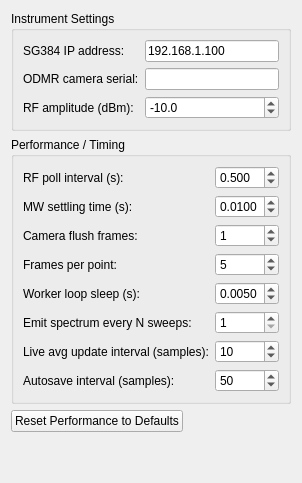
<?xml version="1.0" encoding="UTF-8"?>
<ui version="4.0">
 <class>settings_tab_content</class>
 <widget class="QWidget" name="settings_tab_content">
  <layout class="QVBoxLayout" name="settings_outer_vbox">
   <property name="contentsMargins"><number>8</number><number>8</number><number>8</number><number>8</number></property>
   <item>
    <widget class="QGroupBox" name="settings_instrument_group">
     <property name="title"><string>Instrument Settings</string></property>
     <layout class="QFormLayout">
      <item row="0" column="0"><widget class="QLabel"><property name="text"><string>SG384 IP address:</string></property></widget></item>
      <item row="0" column="1"><widget class="QLineEdit" name="settings_sg384_address_edit"><property name="text"><string>192.168.1.100</string></property></widget></item>
      <item row="1" column="0"><widget class="QLabel"><property name="text"><string>ODMR camera serial:</string></property></widget></item>
      <item row="1" column="1"><widget class="QLineEdit" name="settings_camera_serial_edit"/></item>
      <item row="2" column="0"><widget class="QLabel"><property name="text"><string>RF amplitude (dBm):</string></property></widget></item>
      <item row="2" column="1"><widget class="QDoubleSpinBox" name="settings_sg384_amplitude_spin"><property name="decimals"><number>1</number></property><property name="minimum"><double>-110.0</double></property><property name="maximum"><double>16.5</double></property><property name="value"><double>-10.0</double></property></widget></item>
     </layout>
    </widget>
   </item>
   <item>
    <widget class="QGroupBox" name="settings_perf_group">
     <property name="title"><string>Performance / Timing</string></property>
     <layout class="QFormLayout">
      <item row="0" column="0"><widget class="QLabel"><property name="text"><string>RF poll interval (s):</string></property></widget></item>
      <item row="0" column="1"><widget class="QDoubleSpinBox" name="perf_rf_poll_spin"><property name="decimals"><number>3</number></property><property name="minimum"><double>0.05</double></property><property name="maximum"><double>10.0</double></property><property name="value"><double>0.5</double></property></widget></item>
      <item row="1" column="0"><widget class="QLabel"><property name="text"><string>MW settling time (s):</string></property></widget></item>
      <item row="1" column="1"><widget class="QDoubleSpinBox" name="perf_settling_spin"><property name="decimals"><number>4</number></property><property name="minimum"><double>0.0</double></property><property name="maximum"><double>1.0</double></property><property name="value"><double>0.01</double></property></widget></item>
      <item row="2" column="0"><widget class="QLabel"><property name="text"><string>Camera flush frames:</string></property></widget></item>
      <item row="2" column="1"><widget class="QSpinBox" name="perf_flush_frames_spin"><property name="minimum"><number>0</number></property><property name="maximum"><number>20</number></property><property name="value"><number>1</number></property></widget></item>
      <item row="3" column="0"><widget class="QLabel"><property name="text"><string>Frames per point:</string></property></widget></item>
      <item row="3" column="1"><widget class="QSpinBox" name="perf_n_frames_spin"><property name="minimum"><number>1</number></property><property name="maximum"><number>100</number></property><property name="value"><number>5</number></property></widget></item>
      <item row="4" column="0"><widget class="QLabel"><property name="text"><string>Worker loop sleep (s):</string></property></widget></item>
      <item row="4" column="1"><widget class="QDoubleSpinBox" name="perf_loop_sleep_spin"><property name="decimals"><number>4</number></property><property name="minimum"><double>0.001</double></property><property name="maximum"><double>0.1</double></property><property name="value"><double>0.005</double></property></widget></item>
      <item row="5" column="0"><widget class="QLabel"><property name="text"><string>Emit spectrum every N sweeps:</string></property></widget></item>
      <item row="5" column="1"><widget class="QSpinBox" name="perf_emit_every_spin"><property name="minimum"><number>1</number></property><property name="maximum"><number>100</number></property><property name="value"><number>1</number></property></widget></item>
      <item row="6" column="0"><widget class="QLabel"><property name="text"><string>Live avg update interval (samples):</string></property></widget></item>
      <item row="6" column="1"><widget class="QSpinBox" name="perf_live_avg_spin"><property name="minimum"><number>1</number></property><property name="maximum"><number>1000</number></property><property name="value"><number>10</number></property></widget></item>
      <item row="7" column="0"><widget class="QLabel"><property name="text"><string>Autosave interval (samples):</string></property></widget></item>
      <item row="7" column="1"><widget class="QSpinBox" name="perf_autosave_spin"><property name="minimum"><number>1</number></property><property name="maximum"><number>10000</number></property><property name="value"><number>50</number></property></widget></item>
     </layout>
    </widget>
   </item>
   <item>
    <layout class="QHBoxLayout">
     <item><widget class="QPushButton" name="settings_reset_btn"><property name="text"><string>Reset Performance to Defaults</string></property></widget></item>
     <item><spacer><property name="orientation"><enum>Qt::Horizontal</enum></property><property name="sizeHint" stdset="0"><size><width>40</width><height>20</height></size></property></spacer></item>
    </layout>
   </item>
   <item><spacer><property name="orientation"><enum>Qt::Vertical</enum></property><property name="sizeHint" stdset="0"><size><width>20</width><height>40</height></size></property></spacer></item>
  </layout>
 </widget>
</ui>
